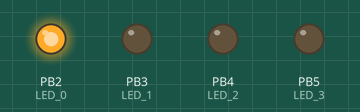
The program below on a simulated ATmega328P, built with avr-gcc and emulated at 16 MHz. Parts: output pins drawn as LEDs (lit = HIGH).

Above: at 0.05 s.
At 0.65 s:
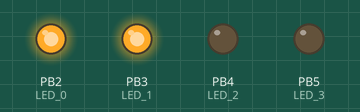
At 1.15 s:
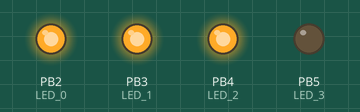
At 1.75 s:
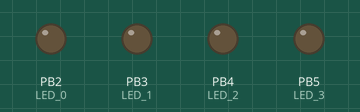
At 2.2 s:
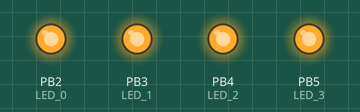
Timing chart, 0 to 3.0 s (numbered marks = the images above):
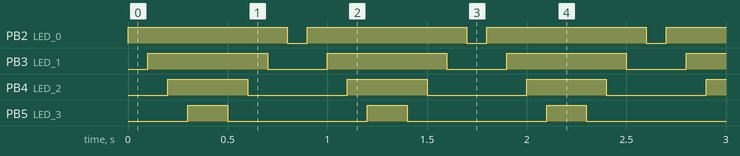

Measured:
- by itself, PB2 (LED_0): alternates HIGH for 0.80 s and LOW for 0.10 s
- by itself, PB3 (LED_1): alternates HIGH for 0.60 s and LOW for 0.30 s
- by itself, PB4 (LED_2): alternates HIGH for 0.40 s and LOW for 0.50 s
- by itself, PB5 (LED_3): alternates HIGH for 0.20 s and LOW for 0.70 s

The program:

main.c
```c
/*
 * clase 3.1 while.c
 *
 *Ejemplo 2  es  auto fantastico .c
 *
 * Created: 28/02/2023 10:07:01
 * Author : GFLO
 */
// C++ code este es el codigo  del auto fantastico con  funciones
//
#include <avr/io.h> //se incluyen las bibioletcas de E/S del AVR
#define F_CPU 16000000UL // velocidad fija (del dispositivo)
#include <util/delay.h> /* Funciones para retardos de tiempo */

//-- Constantes (aqui definimos costantes para minimizar codigo)
#define TIEMPO 100 //definimos la constante tiempo en 500 milisegundos

//--Etiquetas
#define LEDS_DDRX  DDRB  // Esta es la etiqueta del registro DDRB (esto se hace para poder cambar el registro rapido y no en todo el codigo)
#define LEDS_PORTX PORTB // Esta es la etiqueta del puerto B donde le indicamos HIGH
#define LED_0      PORTB2 // Etiquetas de los LEDS segun su puerto de conexion  esto remplaza el numero binario
#define LED_1      PORTB3
#define LED_2      PORTB4
#define LED_3      PORTB5

//--Mascaras de bits (estos se usan cuadno en un registro solo quieres usar los bits que vas usar y los otros no moverlos = 0b00111100; aqui solo quieres usar los bits 5 al 2 y el resto no poner ni 0s ni 1
// Ejemplo  compuerta logica and  & (las funciones pueden ser: F = x*1 la salida seria F= x, en el segundo caso F = x * 0 la salida seria F =0) donde la primera guarda y la segunda es un set o inicio
// Ejemplo compuerta logica or| (las funciones pueden ser: F = x + 1 la salida seria F = 1, en el segundo caso F = x + 0 la salida seria F= x) donde la primera limpra o clear y la segunda guarda
//  Ejemplo practico tenemos un bit 8  Obxxxxxxxx en un registro
//         en una compuerta and          00001111   que da como resultado con los ceros borras y  con los unos guardas


//--funciones

void ports_init (void)
{
	            //76543210
	LEDS_DDRX  =0b00111100; //declaro salidas de los pins 2 a 5 del registro D
	      //    0bxxxxx1xx | 0b00000100  es es lo que le pedimos que cambie (or)
	LEDS_DDRX = LEDS_DDRX | 0b00000100;
	    //      0bxxxxx1xx | 0b00000100 es el resultado  en este caso no afecta  ya el unico bit  no se modifico
	LEDS_DDRX = LEDS_DDRX | (1<< LED_1);// Esto para hacer mas corto el codigo en lugar de binario
	LEDS_DDRX |= (1<< LED_2); // para hacerlo mas corto que el anterio podemos usar esto (aqui cambiamos de led)
	LEDS_DDRX |= (1<< LED_3);
}

int main (void)
{
	ports_init();  // se manda llamar la funcio de inicializacion de puertos
	uint8_t i=2; // hacemos una variable de tipo entero y la inicializamoos en 2
	while(1)
	{
		i=2;
		while(i<=5) // que el bucle se repita  hasta que la variable se menor o igual a 5
		{
			LEDS_PORTX |= (1<<i);// la etiqueta del puerto se indica que esta high 1 lugar
			_delay_ms(TIEMPO);// es para el retardo  en milisegundos
			i++; // incrementamos una i por cada iteracion del while
		}
		while(i>=2) // Este es el bucle de regreso
		{
			LEDS_PORTX &= ~(1<<i);// la etiqueta del puerto se indica que esta high 1 lugar
			_delay_ms(TIEMPO);// es para el retardo  en milisegundos
			i--; // disminuyendo  una i por cada iteracion del while
		}
	}// fin while
}// fin main
```
